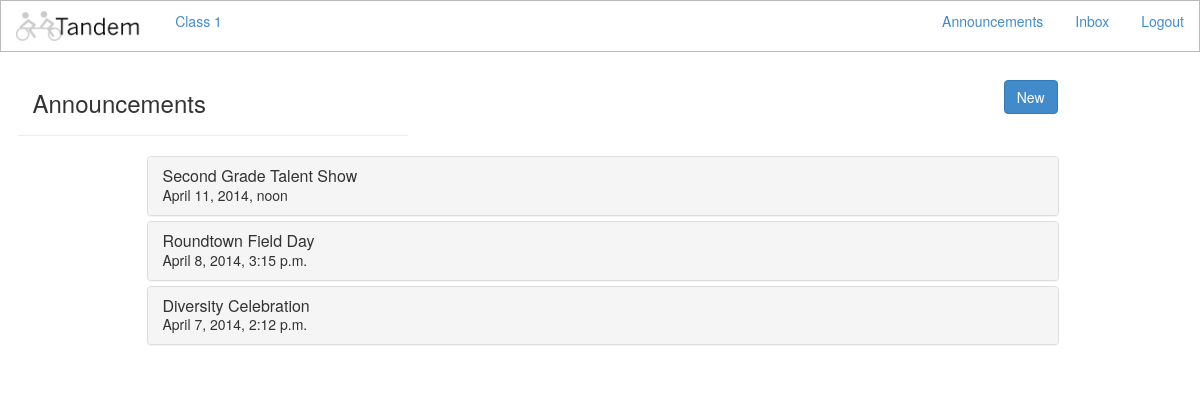
/announcements/, run on an earlier commit of the app's database.
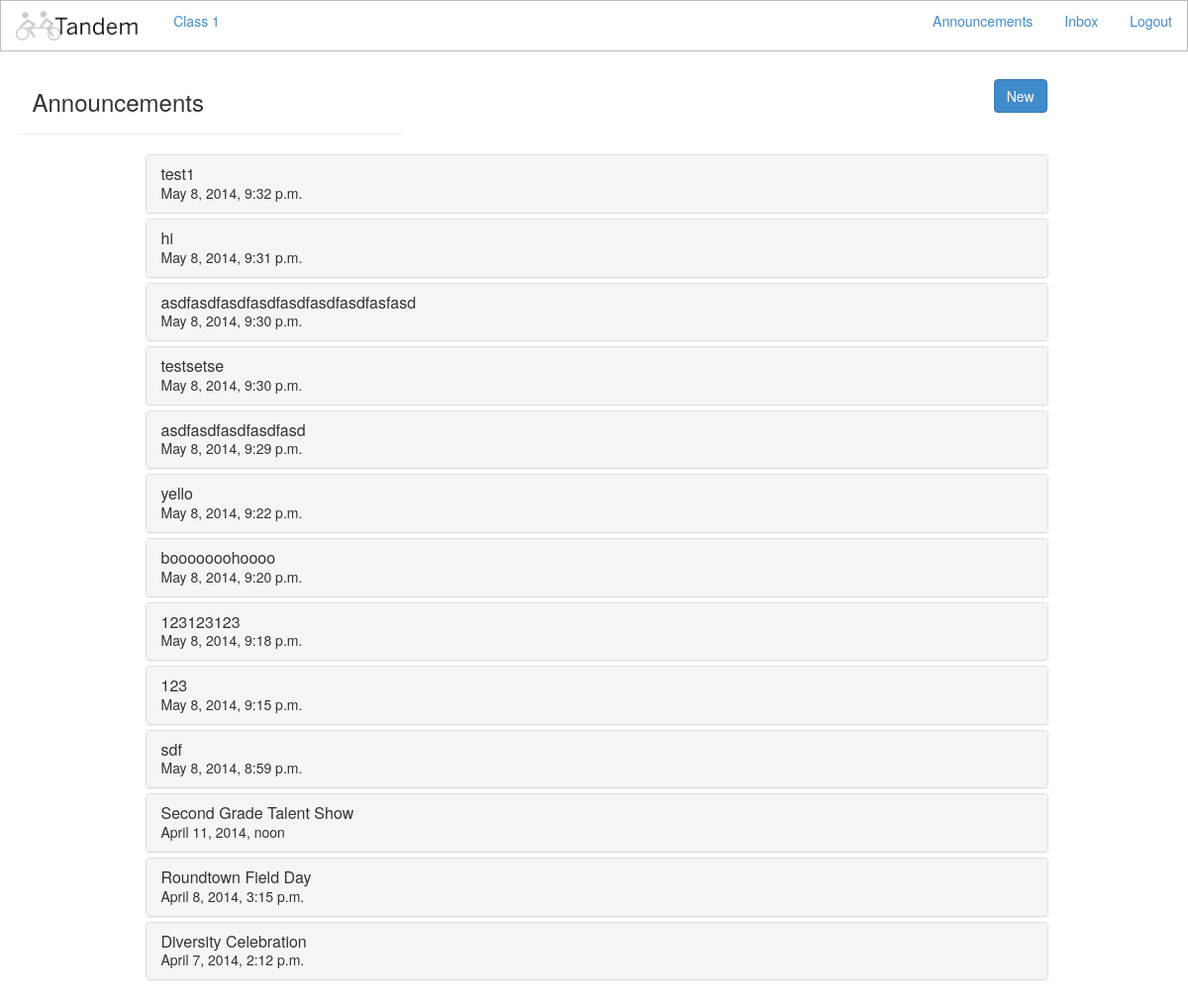
And on a later commit of the database.
### announcement/models.py (models this page shows)
class Announcement(models.Model):
	subject = models.CharField(max_length=100)
	content = models.TextField()
	timestamp = models.DateTimeField(auto_now=True)

### announcement/views.py (the view)
# urls.py: url(r'^announcements/$', 'announcement.views.announceView'),
def announceView(request):
	variables = {'announcements': Announcement.objects.order_by('-timestamp')}
	return render_to_response('announcement.html', RequestContext(request, variables))

### templates/announcement.html (shortened to what this page needs)
<html>
<head>
	{% include 'nav_bar.html' %}
	<link rel="stylesheet" type="text/css" href="/static/css/common.css">
	<link rel="stylesheet" type="text/css" href="/static/css/annoucement.css">
	<link rel="stylesheet" type="text/css" href="/static/css/nav_bar.css">
	<link rel="stylesheet" type="text/css" href="/static/bootstrap/css/bootstrap.min.css">
	</head>
	<body>
		<div class='container'>
			<div id='header-bar' class='row'>
				<div id='page-header' class="page-header col-md-4"><h3>Announcements</h3></div>
				<button id='new-announcement-button' class='btn btn-success' data-toggle='modal' data-target='#newAnnouncementModal'>New</button>
			</div>
			<div id="announcements-wrapper" class='row'>
				<div class="panel-group" id="accordion">
					{% for a in announcements %}
						<div id='announcement{{a.id}}' class='panel panel-default'>
							<div row="{{a.id}}" class='panel-heading'>
								<h4 class='panel-title'>
									<a data-toggle='collapse' data-parent='#accordion' href='#collapse{{a.id}}'>
										{{ a.subject }}
									</a>
								</h4>
								<div class='date-time'>{{ a.timestamp }}</div>
							</div>
						</div>
					{% endfor %}
				</div>
			</div>
		</div>
	</body>
	</html>

### templates/nav_bar.html (shortened to what this page needs)
<!DOCTYPE html>
<html lang="en">
	<head>
		<link rel="stylesheet" type="text/css" href="/static/css/common.css">
		<link rel="stylesheet" type="text/css" href="/static/css/nav_bar.css">
		<link rel="stylesheet" href="/static/bootstrap/css/bootstrap.min.css">
	</head>
	<body>
	<div class = "container">
		<div id="toolbar" class ="navbar navbar-fixed-top">
			<div class= "navbar-inner">
					<ul class="nav nav-pills">
						<li ><a href="/"><img src="/static/image/logo2.png" height="30" alt="Tandem"></a></li>
						<li id="classes"><a href="/">Class 1</a></li>
						<li id="logout"><a href="/logout/">Logout</a></li>
						<li id="inbox"><a href="/messages/">Inbox</a></li>
						<li id="announce"><a href="/announcements/">Announcements</a></li>
						</div>
			</div>
		</div>
	</body>
</html>

### static/css/common.css (style rules this page uses)
body { font-family: "Avant Garde", Avantgarde, sans-serif; }
button { background: #428BCA; color: white; }
#header-bar { margin-top: 30px; }

### static/css/nav_bar.css (style rules this page uses)
html, body { margin-left: 5px; }
.nav { width: 100%; }
#announce { float:right; }
#inbox { float:right; }
#logout { float:right; }
.navbar-inner { width: 100%; border-style: solid; border-width: 1px; border-color: #BBBBBB; }
#toolbar { background-color: white; }

### static/css/annoucement.css (style rules this page uses)
#header-bar { margin-top: 30px; }
.date-time { text-align: right; display: inline-block; }
.panel-title { width: 80%; }
#page-header { display: inline-block; }
#new-announcement-button { float: right; margin-right: 130px; margin-top: 50px; }
#announcements-wrapper { width: 80%; display: block; margin-left: auto; margin-right: auto; }

What changed in the data, as far as the page shows it:
added Announcement: subject "test1", timestamp "May 8, 2014, 9:32 p.m."
added Announcement: subject "hi", timestamp "May 8, 2014, 9:31 p.m."
added Announcement: subject "asdfasdfasdfasdfasdfasdfasdfasfasd", timestamp "May 8, 2014, 9:30 p.m."
added Announcement: subject "testsetse", timestamp "May 8, 2014, 9:30 p.m."
added Announcement: subject "asdfasdfasdfasdfasd", timestamp "May 8, 2014, 9:29 p.m."
added Announcement: subject "yello", timestamp "May 8, 2014, 9:22 p.m."
added Announcement: subject "booooooohoooo", timestamp "May 8, 2014, 9:20 p.m."
added Announcement: subject "123123123", timestamp "May 8, 2014, 9:18 p.m."
added Announcement: subject "123", timestamp "May 8, 2014, 9:15 p.m."
added Announcement: subject "sdf", timestamp "May 8, 2014, 8:59 p.m."
